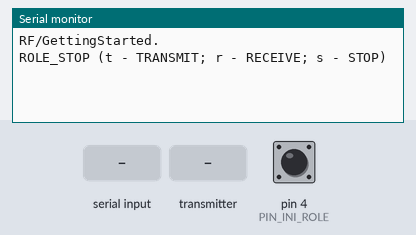
Bench run of a sketch on a simulated Arduino Uno, built with avr-gcc and run on an emulated ATmega328P. Parts: the last lines printed to the serial monitor. The test bench sets the inputs (shaded band); at power-on: pin 4 (PIN_INI_ROLE) HIGH. No radio packets arrive unless stated.

Above: at 1.2 s.
1.3 s: "T" received over Serial
At 1.9 s:
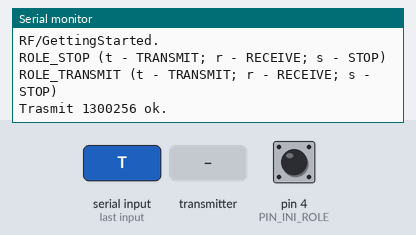
2.8 s: the transmitter starts sending got_time = 0
At 2.89 s:
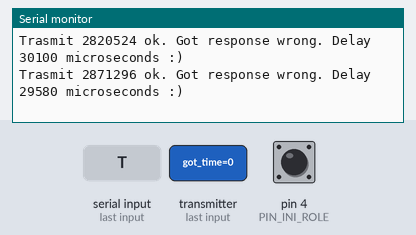
4.3 s: the transmitter starts sending got_time = 1023
7.3 s: "R" received over Serial
At 7.36 s:
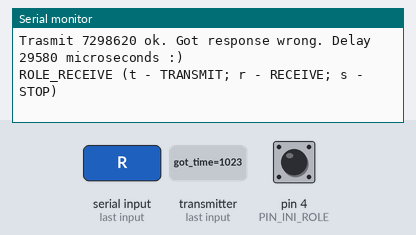
Timing chart, 0 to 10.3 s (numbered marks = the images above; inputs shaded):
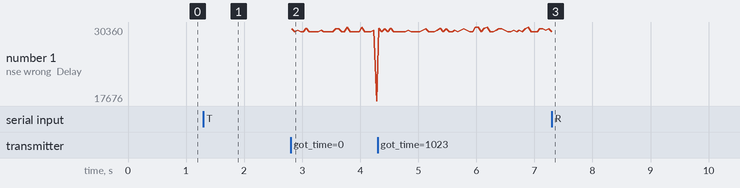

Measured:
- after the input at 1.3 s, the serial monitor: prints a new line at once (image 1)
- after the input at 2.8 s, the serial monitor: prints a new line at once (image 2)

The sketch:

NRF24L01_Test.ino
```cpp
/*
  MKV RF
  NRF24L01_Test example sketch for nRF24L01+ radios
  This is a very basic example of how to send data from one node to another
  Updated: Aug 2018 by MKV
*/

#include "RF24.h"
#include "printf.h"
#define RECIVE_TIMEUOT 2000000
#define LOOP_PAUSE 20
#define PIPE1 0xF0F0F0F0D1LL
#define PIPE2 0xF0F0F0F0D2LL
#define PIN_INI_ROLE 4
#define SIGNAL_POWER RF24_PA_LOW // RF24_PA_MAX

/***      Set this radio as radio number 0 or 1         ***/

RF24 radio(9, 10);
enum roles {ROLE_TRANSMIT, ROLE_RECEIVE, ROLE_STOP};
roles role = ROLE_STOP;
unsigned long countOk = 0;
unsigned long countFault1 = 0;
unsigned long countFault2 = 0;

void setup() {
  Serial.begin(115200);
  Serial.println(F("RF/GettingStarted."));
  printf_begin();
  radio.begin();

  // RF24_PA_MAX is default.
  radio.setPALevel(SIGNAL_POWER);
  radio.setAutoAck(1);
  pinMode(PIN_INI_ROLE, INPUT_PULLUP);
  if (digitalRead(PIN_INI_ROLE) == LOW)
  {
    role = ROLE_TRANSMIT;
  }
  role = set_role(role);
}

void loop() {

  /* TRANSMIT */
  if (role == ROLE_STOP)
  {
    //Serial.println(F("ROLE_STOP"));
  }
  else if (role == ROLE_TRANSMIT)
  {
    unsigned long start_time = micros();
    Serial.print(F("Trasmit "));
    Serial.print(start_time);
    if (radio.write(&start_time, sizeof(unsigned long)))
    {
      Serial.print(F(" ok."));
      unsigned long started_waiting_at = micros();
      boolean timeout = false;
      radio.startListening();
      while (!timeout)
      {
        if (radio.available())
        {
          unsigned long got_time;                                 // Grab the response, compare, and send to debugging spew
          radio.read( &got_time, sizeof(unsigned long) );
          unsigned long end_time = micros();
          Serial.print(F(" Got response "));
          if (got_time == start_time)
            Serial.print("correct");
          else
            Serial.print("wrong");
          Serial.print(F(". Delay "));
          Serial.print(end_time - start_time);
          Serial.print(F(" microseconds :)"));
          countOk++;
          break;
        }
        timeout = micros() - started_waiting_at > RECIVE_TIMEUOT;
      }
      radio.stopListening();
      if (timeout)
      {
        Serial.print(F(" Response failed, timed out :("));
        countFault2++;
      }
      Serial.println();
    }
    else
    {
      Serial.println(F(" failed."));
      countFault1++;
    }
    delay(LOOP_PAUSE);
  }
  else if (role == ROLE_RECEIVE)
  {
    unsigned long got_time;

    if (radio.available())
    {
      // Variable for the received timestamp
      while (radio.available())
      {
        radio.read( &got_time, sizeof(unsigned long) );             // Get the payload
      }

      radio.stopListening();
      radio.write( &got_time, sizeof(unsigned long) );
      radio.startListening();
      Serial.print(F("Sent response "));
      Serial.println(got_time);
    }
  }

  /*Serial.print(F("Ok "));
    Serial.print(countOk);
    Serial.print(F("   countFault1 "));
    Serial.print(countFault1);
    Serial.print(F("   countFault2 "));
    Serial.println(countFault2);*/

  /*  Roles  */

  if ( Serial.available() )
  {
    char c = toupper(Serial.read());
    if ( c == 'T' && role != ROLE_TRANSMIT)
      role = set_role(ROLE_TRANSMIT);
    else if  ( c == 'R' && role != ROLE_RECEIVE)
      role = set_role(ROLE_RECEIVE);
    else if  ( c == 'S' && role != ROLE_STOP)
      role = set_role(ROLE_STOP);
  }
}


roles set_role(roles role)
{
  radio.stopListening();
  String new_role = "";
  if (role == ROLE_STOP)
  {
    new_role = "ROLE_STOP";
  }
  else if (role == ROLE_TRANSMIT)
  {
    new_role = "ROLE_TRANSMIT";
    radio.openWritingPipe(PIPE1);
    radio.openReadingPipe(1, PIPE2);
  }
  else // if (role == ROLE_RECEIVE)
  {
    new_role = "ROLE_RECEIVE";
    radio.openWritingPipe(PIPE2);
    radio.openReadingPipe(1, PIPE1);
    radio.startListening();
  }
  Serial.print(new_role);
  Serial.println(F(" (t - TRANSMIT; r - RECEIVE; s - STOP)"));
  radio.printDetails();
  return role;
}
```
